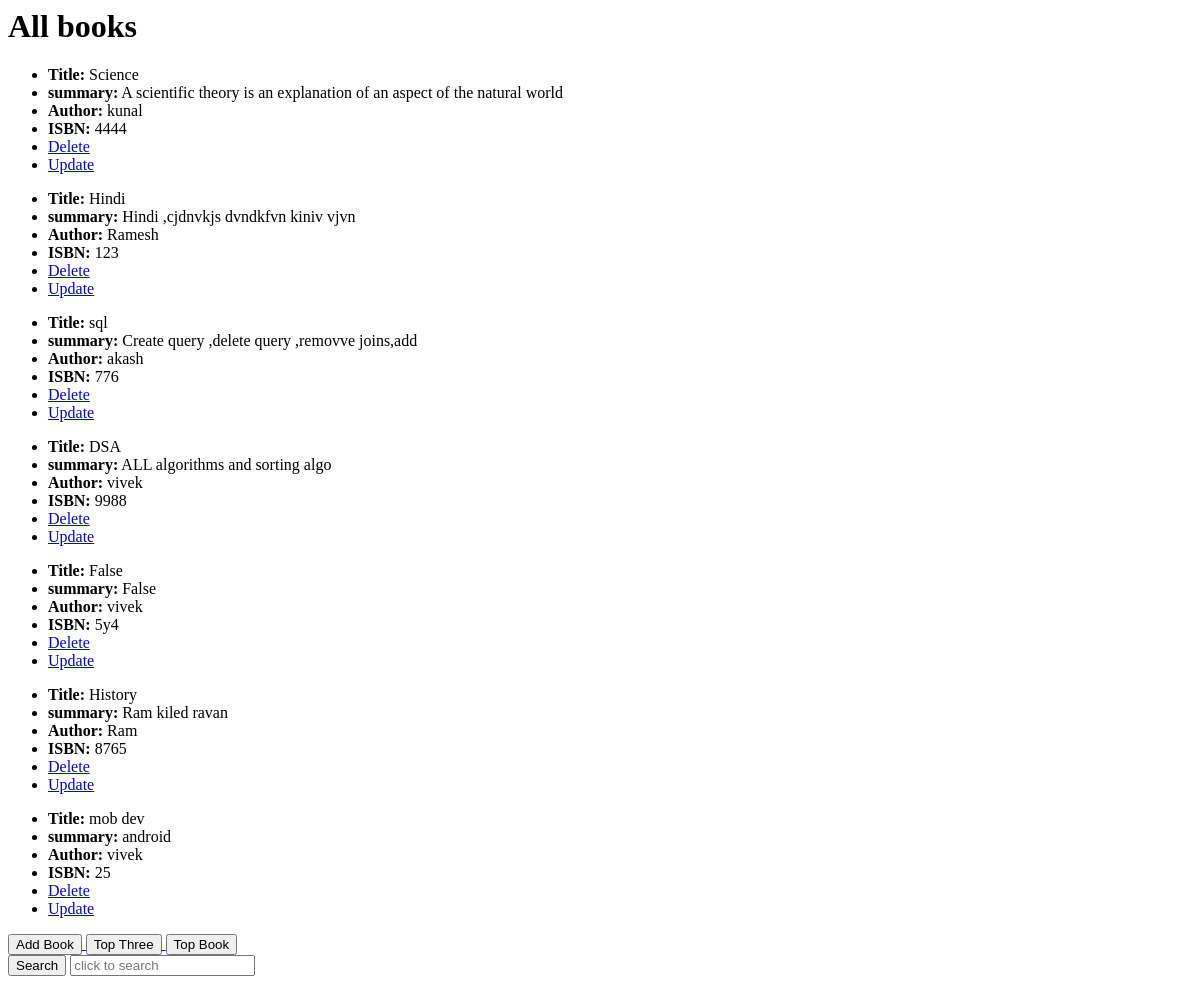
The page /booklist1/ on the database as committed earlier.
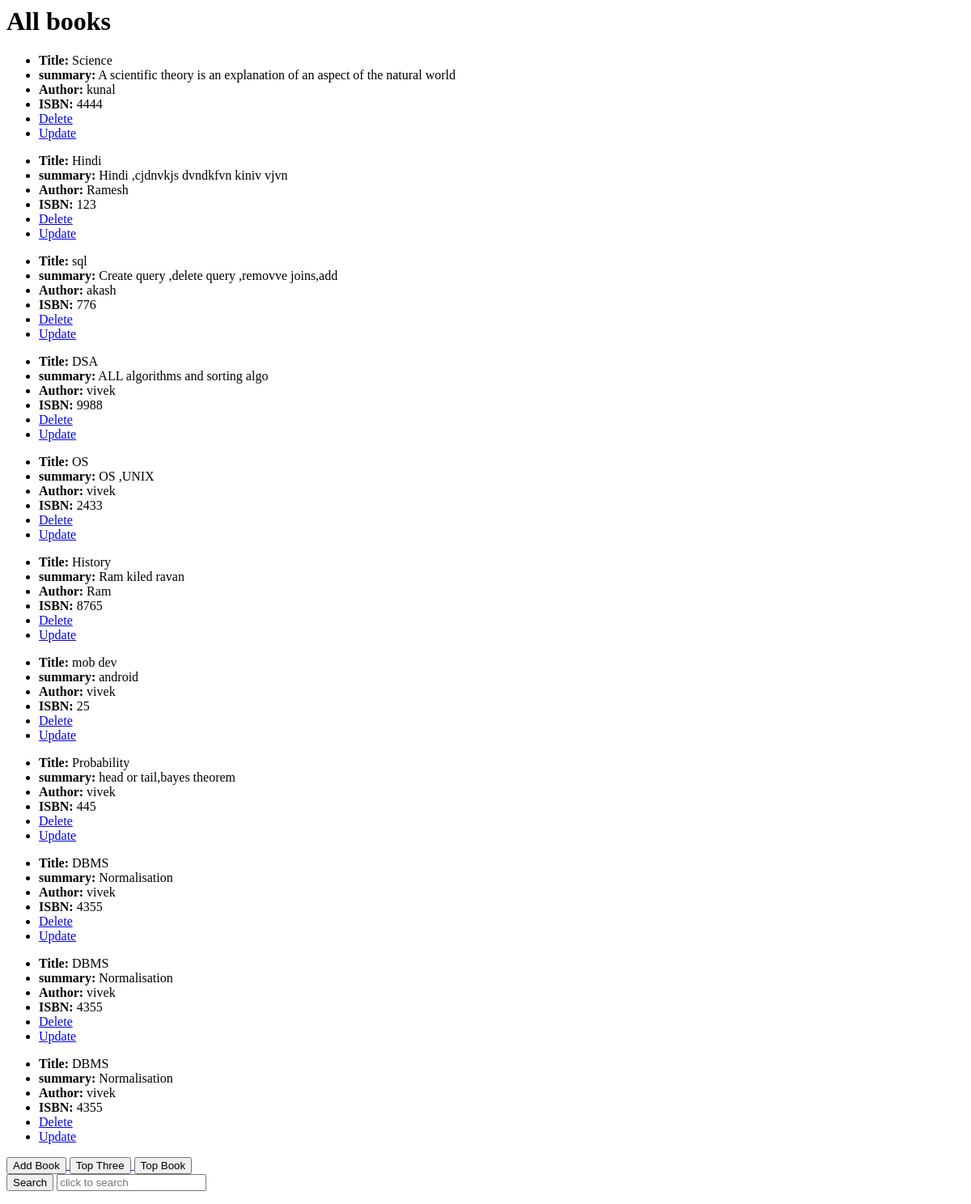
The same page on the database as committed later.
### book/models.py (models this page shows, shortened)
class Book(models.Model):
    title = models.CharField(max_length=200)
    author = models.CharField(max_length=100)
    summary = models.TextField(max_length=1000)
    isbn = models.CharField('ISBN', max_length=13)

### book/views.py (the view)
# urls.py: path('booklist1/',views.BookListView,name="booklist1"),
def BookListView(request):
    book_list = Book.objects.all()
    context ={'booklist':book_list}
    return render(request, 'book_list.html', context)

### templates/book_list.html
{% block content %}
<h1>All books</h1>
{% for book in booklist %}
  <ul>
    <li ><b> Title:</b> {{ book.title }}</li>
    <li><b>summary:</b> {{ book.summary }}</li>
    <li><b>Author:</b> {{ book.author }}</li>
    <li><b>ISBN: </b>{{ book.isbn }}</li>
    <li><a href="/delete_book/{{book.id}}/"  onclick="return confirm('Are you sure you want to delete this book?')">Delete</a></li>
    <li><a href="{% url 'update_data' book.id %}"  onclick="return confirm('Are you sure you want to update this book?')">Update</a></li>
</ul>
{% endfor %}
    <a href="{% url 'add_book' %}">    <button type="submit" >Add Book</button> </a>
    <a href="{% url 'topval' %}">    <button type="submit" >Top Three</button> </a>
    <a href="{% url 'top' %}">    <button type="submit" >Top Book</button> </a>
    <form class="search" action="{% url 'search_results' %}"  method="get"  >
      <button type="submit" >Search</button>
      <input name="q"  type="text" autocomplete="off" placeholder="click to search">
    </form>
{% endblock %}

Rows that differ between the two databases and show on the page:
changed Book: title "False" → "OS"; summary "False" → "OS ,UNIX"; isbn "5y4" → "2433"
added Book: title "Probability", summary "head or tail,bayes theorem", author "vivek", isbn "445"
added Book: title "DBMS", summary "Normalisation", author "vivek", isbn "4355"
added Book: title "DBMS", summary "Normalisation", author "vivek", isbn "4355"
added Book: title "DBMS", summary "Normalisation", author "vivek", isbn "4355"
